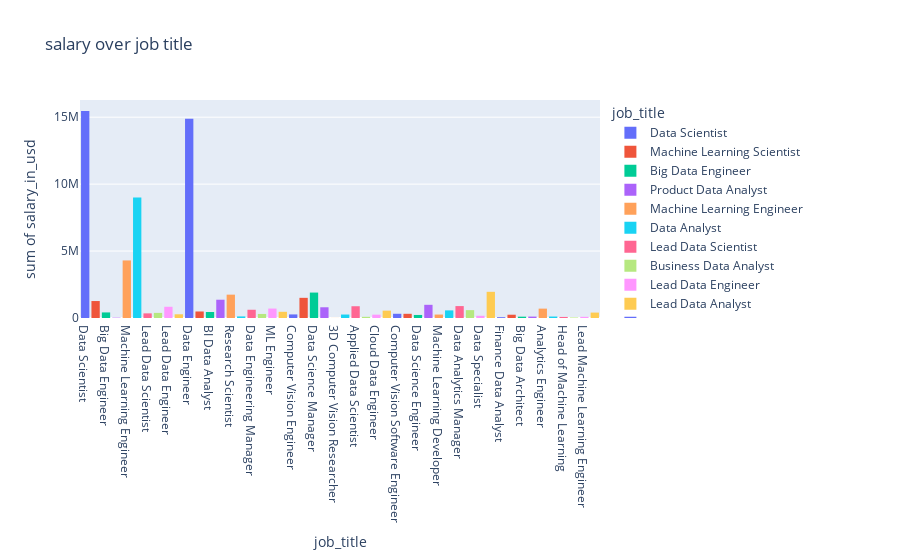

This figure's notebook cell:
### Markdown cell above
As earlier predicted, the executive director earns the highest salary

### Code cell
fig = px.histogram(ds_salaries_df, 
                   y='salary_in_usd',
                    x='job_title',
                   color='job_title',
                   title='salary over job title')
fig.update_layout(bargap=0.2) 
fig.show()

### Figure 1 — Plotly figure (JSON) as saved in the notebook; plotly's stock layout.template omitted (floating-point values rounded to 4 significant figures; data arrays with more than 128 entries replaced by an {"elided": "..."} marker saying what was removed)
{"data": [{"alignmentgroup": "True", "bingroup": "x", "histfunc": "sum", "hovertemplate": "job_title=%{x}<br>sum of salary_in_usd=%{y}<extra></extra>", "legendgroup": "Data Scientist", "marker": {"color": "#636efa", "pattern": {"shape": ""}}, "name": "Data Scientist", "offsetgroup": "Data Scientist", "orientation": "v", "showlegend": true, "type": "histogram", "x": {"elided": "143 str values"}, "xaxis": "x", "y": {"elided": "143 int values"}, "yaxis": "y"}, {"alignmentgroup": "True", "bingroup": "x", "histfunc": "sum", "hovertemplate": "job_title=%{x}<br>sum of salary_in_usd=%{y}<extra></extra>", "legendgroup": "Machine Learning Scientist", "marker": {"color": "#EF553B", "pattern": {"shape": ""}}, "name": "Machine Learning Scientist", "offsetgroup": "Machine Learning Scientist", "orientation": "v", "showlegend": true, "type": "histogram", "x": ["Machine Learning Scientist", "Machine Learning Scientist", "Machine Learning Scientist", "Machine Learning Scientist", "Machine Learning Scientist", "Machine Learning Scientist", "Machine Learning Scientist", "Machine Learning Scientist"], "xaxis": "x", "y": [260000, 225000, 120000, 12000, 225000, 160000, 112300, 153000], "yaxis": "y"}, {"alignmentgroup": "True", "bingroup": "x", "histfunc": "sum", "hovertemplate": "job_title=%{x}<br>sum of salary_in_usd=%{y}<extra></extra>", "legendgroup": "Big Data Engineer", "marker": {"color": "#00cc96", "pattern": {"shape": ""}}, "name": "Big Data Engineer", "offsetgroup": "Big Data Engineer", "orientation": "v", "showlegend": true, "type": "histogram", "x": ["Big Data Engineer", "Big Data Engineer", "Big Data Engineer", "Big Data Engineer", "Big Data Engineer", "Big Data Engineer", "Big Data Engineer", "Big Data Engineer"], "xaxis": "x", "y": [109024, 114047, 70000, 60000, 22611, 18000, 5882, 16228], "yaxis": "y"}, {"alignmentgroup": "True", "bingroup": "x", "histfunc": "sum", "hovertemplate": "job_title=%{x}<br>sum of salary_in_usd=%{y}<extra></extra>", "legendgroup": "Product Data Analyst", "marker": {"color": "#ab63fa", "pattern": {"shape": ""}}, "name": "Product Data Analyst", "offsetgroup": "Product Data Analyst", "orientation": "v", "showlegend": true, "type": "histogram", "x": ["Product Data Analyst", "Product Data Analyst"], "xaxis": "x", "y": [20000, 6072], "yaxis": "y"}, {"alignmentgroup": "True", "bingroup": "x", "histfunc": "sum", "hovertemplate": "job_title=%{x}<br>sum of salary_in_usd=%{y}<extra></extra>", "legendgroup": "Machine Learning Engineer", "marker": {"color": "#FFA15A", "pattern": {"shape": ""}}, "name": "Machine Learning Engineer", "offsetgroup": "Machine Learning Engineer", "orientation": "v", "showlegend": true, "type": "histogram", "x": ["Machine Learning Engineer", "Machine Learning Engineer", "Machine Learning Engineer", "Machine Learning Engineer", "Machine Learning Engineer", "Machine Learning Engineer", "Machine Learning Engineer", "Machine Learning Engineer", "Machine Learning Engineer", "Machine Learning Engineer", "Machine Learning Engineer", "Machine Learning Engineer", "Machine Learning Engineer", "Machine Learning Engineer", "Machine Learning Engineer", "Machine Learning Engineer", "Machine Learning Engineer", "Machine Learning Engineer", "Machine Learning Engineer", "Machine Learning Engineer", "Machine Learning Engineer", "Machine Learning Engineer", "Machine Learning Engineer", "Machine Learning Engineer", "Machine Learning Engineer", "Machine Learning Engineer", "Machine Learning Engineer", "Machine Learning Engineer", "Machine Learning Engineer", "Machine Learning Engineer", "Machine Learning Engineer", "Machine Learning Engineer", "Machine Learning Engineer", "Machine Learning Engineer", "Machine Learning Engineer", "Machine Learning Engineer", "Machine Learning Engineer", "Machine Learning Engineer", "Machine Learning Engineer", "Machine Learning Engineer", "Machine Learning Engineer"], "xaxis": "x", "y": [150000, 43331, 250000, 138000, 45618, 47282, 94564, 20000, 82744, 125000, 81000, 74000, 21844, 24342, 200000, 24823, 24823, 88654, 46597, 185000, 66265, 85000, 51064, 189650, 164996, 37300, 124333, 98158, 87932, 189650, 164996, 120000, 220000, 120000, 65000, 120000, 62651, 87425, 71444, 214000, 192600], "yaxis": "y"}, {"alignmentgroup": "True", "bingroup": "x", "histfunc": "sum", "hovertemplate": "job_title=%{x}<br>sum of salary_in_usd=%{y}<extra></extra>", "legendgroup": "Data Analyst", "marker": {"color": "#19d3f3", "pattern": {"shape": ""}}, "name": "Data Analyst", "offsetgroup": "Data Analyst", "orientation": "v", "showlegend": true, "type": "histogram", "x": ["Data Analyst", "Data Analyst", "Data Analyst", "Data Analyst", "Data Analyst", "Data Analyst", "Data Analyst", "Data Analyst", "Data Analyst", "Data Analyst", "Data Analyst", "Data Analyst", "Data Analyst", "Data Analyst", "Data Analyst", "Data Analyst", "Data Analyst", "Data Analyst", "Data Analyst", "Data Analyst", "Data Analyst", "Data Analyst", "Data Analyst", "Data Analyst", "Data Analyst", "Data Analyst", "Data Analyst", "Data Analyst", "Data Analyst", "Data Analyst", "Data Analyst", "Data Analyst", "Data Analyst", "Data Analyst", "Data Analyst", "Data Analyst", "Data Analyst", "Data Analyst", "Data Analyst", "Data Analyst", "Data Analyst", "Data Analyst", "Data Analyst", "Data Analyst", "Data Analyst", "Data Analyst", "Data Analyst", "Data Analyst", "Data Analyst", "Data Analyst", "Data Analyst", "Data Analyst", "Data Analyst", "Data Analyst", "Data Analyst", "Data Analyst", "Data Analyst", "Data Analyst", "Data Analyst", "Data Analyst", "Data Analyst", "Data Analyst", "Data Analyst", "Data Analyst", "Data Analyst", "Data Analyst", "Data Analyst", "Data Analyst", "Data Analyst", "Data Analyst", "Data Analyst", "Data Analyst", "Data Analyst", "Data Analyst", "Data Analyst", "Data Analyst", "Data Analyst", "Data Analyst", "Data Analyst", "Data Analyst", "Data Analyst", "Data Analyst", "Data Analyst", "Data Analyst", "Data Analyst", "Data Analyst", "Data Analyst", "Data Analyst", "Data Analyst", "Data Analyst", "Data Analyst", "Data Analyst", "Data Analyst", "Data Analyst", "Data Analyst", "Data Analyst", "Data Analyst"], "xaxis": "x", "y": [72000, 85000, 8000, 46759, 10000, 6072, 91000, 80000, 59102, 80000, 75000, 62000, 51519, 90000, 50000, 10354, 90000, 135000, 60000, 71786, 200000, 80000, 93000, 63831, 155000, 120600, 102100, 84900, 99000, 116000, 106260, 126500, 90320, 124190, 130000, 110000, 170000, 115500, 112900, 90320, 112900, 90320, 167000, 136600, 109280, 135000, 130000, 61300, 130000, 61300, 58000, 132000, 128875, 93700, 164000, 112900, 90320, 115934, 81666, 58000, 52351, 39263, 43966, 32974, 43966, 32974, 135000, 50000, 20000, 135000, 100000, 90320, 85000, 75000, 112900, 115934, 81666, 99050, 116150, 170000, 65438, 80000, 100000, 69000, 150075, 126500, 106260, 105000, 110925, 45807, 99000, 60000, 170000, 67000, 52000, 129000, 150000], "yaxis": "y"}, {"alignmentgroup": "True", "bingroup": "x", "histfunc": "sum", "hovertemplate": "job_title=%{x}<br>sum of salary_in_usd=%{y}<extra></extra>", "legendgroup": "Lead Data Scientist", "marker": {"color": "#FF6692", "pattern": {"shape": ""}}, "name": "Lead Data Scientist", "offsetgroup": "Lead Data Scientist", "orientation": "v", "showlegend": true, "type": "histogram", "x": ["Lead Data Scientist", "Lead Data Scientist", "Lead Data Scientist"], "xaxis": "x", "y": [190000, 115000, 40570], "yaxis": "y"}, {"alignmentgroup": "True", "bingroup": "x", "histfunc": "sum", "hovertemplate": "job_title=%{x}<br>sum of salary_in_usd=%{y}<extra></extra>", "legendgroup": "Business Data Analyst", "marker": {"color": "#B6E880", "pattern": {"shape": ""}}, "name": "Business Data Analyst", "offsetgroup": "Business Data Analyst", "orientation": "v", "showlegend": true, "type": "histogram", "x": ["Business Data Analyst", "Business Data Analyst", "Business Data Analyst", "Business Data Analyst", "Business Data Analyst"], "xaxis": "x", "y": [135000, 100000, 59102, 18442, 70912], "yaxis": "y"}, {"alignmentgroup": "True", "bingroup": "x", "histfunc": "sum", "hovertemplate": "job_title=%{x}<br>sum of salary_in_usd=%{y}<extra></extra>", "legendgroup": "Lead Data Engineer", "marker": {"color": "#FF97FF", "pattern": {"shape": ""}}, "name": "Lead Data Engineer", "offsetgroup": "Lead Data Engineer", "orientation": "v", "showlegend": true, "type": "histogram", "x": ["Lead Data Engineer", "Lead Data Engineer", "Lead Data Engineer", "Lead Data Engineer", "Lead Data Engineer", "Lead Data Engineer"], "xaxis": "x", "y": [125000, 56000, 276000, 103160, 160000, 118187], "yaxis": "y"}, {"alignmentgroup": "True", "bingroup": "x", "histfunc": "sum", "hovertemplate": "job_title=%{x}<br>sum of salary_in_usd=%{y}<extra></extra>", "legendgroup": "Lead Data Analyst", "marker": {"color": "#FECB52", "pattern": {"shape": ""}}, "name": "Lead Data Analyst", "offsetgroup": "Lead Data Analyst", "orientation": "v", "showlegend": true, "type": "histogram", "x": ["Lead Data Analyst", "Lead Data Analyst", "Lead Data Analyst"], "xaxis": "x", "y": [87000, 170000, 19609], "yaxis": "y"}, {"alignmentgroup": "True", "bingroup": "x", "histfunc": "sum", "hovertemplate": "job_title=%{x}<br>sum of salary_in_usd=%{y}<extra></extra>", "legendgroup": "Data Engineer", "marker": {"color": "#636efa", "pattern": {"shape": ""}}, "name": "Data Engineer", "offsetgroup": "Data Engineer", "orientation": "v", "showlegend": true, "type": "histogram", "x": {"elided": "132 str values"}, "xaxis": "x", "y": {"elided": "132 int values"}, "yaxis": "y"}, {"alignmentgroup": "True", "bingroup": "x", "histfunc": "sum", "hovertemplate": "job_title=%{x}<br>sum of salary_in_usd=%{y}<extra></extra>", "legendgroup": "Data Science Consultant", "marker": {"color": "#EF553B", "pattern": {"shape": ""}}, "name": "Data Science Consultant", "offsetgroup": "Data Science Consultant", "orientation": "v", "showlegend": true, "type": "histogram", "x": ["Data Science Consultant", "Data Science Consultant", "Data Science Consultant", "Data Science Consultant", "Data Science Consultant", "Data Science Consultant", "Data Science Consultant"], "xaxis": "x", "y": [5707, 103000, 76833, 63831, 69741, 90000, 76833], "yaxis": "y"}, {"alignmentgroup": "True", "bingroup": "x", "histfunc": "sum", "hovertemplate": "job_title=%{x}<br>sum of salary_in_usd=%{y}<extra></extra>", "legendgroup": "BI Data Analyst", "marker": {"color": "#00cc96", "pattern": {"shape": ""}}, "name": "BI Data Analyst", "offsetgroup": "BI Data Analyst", "orientation": "v", "showlegend": true, "type": "histogram", "x": ["BI Data Analyst", "BI Data Analyst", "BI Data Analyst", "BI Data Analyst", "BI Data Analyst", "BI Data Analyst"], "xaxis": "x", "y": [98000, 150000, 100000, 36259, 55000, 9272], "yaxis": "y"}, {"alignmentgroup": "True", "bingroup": "x", "histfunc": "sum", "hovertemplate": "job_title=%{x}<br>sum of salary_in_usd=%{y}<extra></extra>", "legendgroup": "Director of Data Science", "marker": {"color": "#ab63fa", "pattern": {"shape": ""}}, "name": "Director of Data Science", "offsetgroup": "Director of Data Science", "orientation": "v", "showlegend": true, "type": "histogram", "x": ["Director of Data Science", "Director of Data Science", "Director of Data Science", "Director of Data Science", "Director of Data Science", "Director of Data Science", "Director of Data Science"], "xaxis": "x", "y": [325000, 153667, 168000, 130026, 250000, 141846, 196979], "yaxis": "y"}, {"alignmentgroup": "True", "bingroup": "x", "histfunc": "sum", "hovertemplate": "job_title=%{x}<br>sum of salary_in_usd=%{y}<extra></extra>", "legendgroup": "Research Scientist", "marker": {"color": "#FFA15A", "pattern": {"shape": ""}}, "name": "Research Scientist", "offsetgroup": "Research Scientist", "orientation": "v", "showlegend": true, "type": "histogram", "x": ["Research Scientist", "Research Scientist", "Research Scientist", "Research Scientist", "Research Scientist", "Research Scientist", "Research Scientist", "Research Scientist", "Research Scientist", "Research Scientist", "Research Scientist", "Research Scientist", "Research Scientist", "Research Scientist", "Research Scientist", "Research Scientist"], "xaxis": "x", "y": [42000, 450000, 82528, 187442, 62649, 60757, 96113, 50000, 56738, 63810, 100000, 69999, 144000, 93427, 64849, 120000], "yaxis": "y"}, {"alignmentgroup": "True", "bingroup": "x", "histfunc": "sum", "hovertemplate": "job_title=%{x}<br>sum of salary_in_usd=%{y}<extra></extra>", "legendgroup": "Machine Learning Manager", "marker": {"color": "#19d3f3", "pattern": {"shape": ""}}, "name": "Machine Learning Manager", "offsetgroup": "Machine Learning Manager", "orientation": "v", "showlegend": true, "type": "histogram", "x": ["Machine Learning Manager"], "xaxis": "x", "y": [117104], "yaxis": "y"}, {"alignmentgroup": "True", "bingroup": "x", "histfunc": "sum", "hovertemplate": "job_title=%{x}<br>sum of salary_in_usd=%{y}<extra></extra>", "legendgroup": "Data Engineering Manager", "marker": {"color": "#FF6692", "pattern": {"shape": ""}}, "name": "Data Engineering Manager", "offsetgroup": "Data Engineering Manager", "orientation": "v", "showlegend": true, "type": "histogram", "x": ["Data Engineering Manager", "Data Engineering Manager", "Data Engineering Manager", "Data Engineering Manager", "Data Engineering Manager"], "xaxis": "x", "y": [59303, 79833, 150000, 153000, 174000], "yaxis": "y"}, {"alignmentgroup": "True", "bingroup": "x", "histfunc": "sum", "hovertemplate": "job_title=%{x}<br>sum of salary_in_usd=%{y}<extra></extra>", "legendgroup": "Machine Learning Infrastructure Engineer", "marker": {"color": "#B6E880", "pattern": {"shape": ""}}, "name": "Machine Learning Infrastructure Engineer", "offsetgroup": "Machine Learning Infrastructure Engineer", "orientation": "v", "showlegend": true, "type": "histogram", "x": ["Machine Learning Infrastructure Engineer", "Machine Learning Infrastructure Engineer", "Machine Learning Infrastructure Engineer"], "xaxis": "x", "y": [50180, 195000, 58255], "yaxis": "y"}, {"alignmentgroup": "True", "bingroup": "x", "histfunc": "sum", "hovertemplate": "job_title=%{x}<br>sum of salary_in_usd=%{y}<extra></extra>", "legendgroup": "ML Engineer", "marker": {"color": "#FF97FF", "pattern": {"shape": ""}}, "name": "ML Engineer", "offsetgroup": "ML Engineer", "orientation": "v", "showlegend": true, "type": "histogram", "x": ["ML Engineer", "ML Engineer", "ML Engineer", "ML Engineer", "ML Engineer", "ML Engineer"], "xaxis": "x", "y": [15966, 270000, 63711, 77364, 256000, 21983], "yaxis": "y"}, {"alignmentgroup": "True", "bingroup": "x", "histfunc": "sum", "hovertemplate": "job_title=%{x}<br>sum of salary_in_usd=%{y}<extra></extra>", "legendgroup": "AI Scientist", "marker": {"color": "#FECB52", "pattern": {"shape": ""}}, "name": "AI Scientist", "offsetgroup": "AI Scientist", "orientation": "v", "showlegend": true, "type": "histogram", "x": ["AI Scientist", "AI Scientist", "AI Scientist", "AI Scientist", "AI Scientist", "AI Scientist", "AI Scientist"], "xaxis": "x", "y": [45896, 12000, 12000, 18053, 55000, 120000, 200000], "yaxis": "y"}, {"alignmentgroup": "True", "bingroup": "x", "histfunc": "sum", "hovertemplate": "job_title=%{x}<br>sum of salary_in_usd=%{y}<extra></extra>", "legendgroup": "Computer Vision Engineer", "marker": {"color": "#636efa", "pattern": {"shape": ""}}, "name": "Computer Vision Engineer", "offsetgroup": "Computer Vision Engineer", "orientation": "v", "showlegend": true, "type": "histogram", "x": ["Computer Vision Engineer", "Computer Vision Engineer", "Computer Vision Engineer", "Computer Vision Engineer", "Computer Vision Engineer", "Computer Vision Engineer"], "xaxis": "x", "y": [60000, 24000, 28609, 18907, 125000, 10000], "yaxis": "y"}, {"alignmentgroup": "True", "bingroup": "x", "histfunc": "sum", "hovertemplate": "job_title=%{x}<br>sum of salary_in_usd=%{y}<extra></extra>", "legendgroup": "Principal Data Scientist", "marker": {"color": "#EF553B", "pattern": {"shape": ""}}, "name": "Principal Data Scientist", "offsetgroup": "Principal Data Scientist", "orientation": "v", "showlegend": true, "type": "histogram", "x": ["Principal Data Scientist", "Principal Data Scientist", "Principal Data Scientist", "Principal Data Scientist", "Principal Data Scientist", "Principal Data Scientist", "Principal Data Scientist"], "xaxis": "x", "y": [148261, 151000, 220000, 235000, 416000, 173762, 162674], "yaxis": "y"}, {"alignmentgroup": "True", "bingroup": "x", "histfunc": "sum", "hovertemplate": "job_title=%{x}<br>sum of salary_in_usd=%{y}<extra></extra>", "legendgroup": "Data Science Manager", "marker": {"color": "#00cc96", "pattern": {"shape": ""}}, "name": "Data Science Manager", "offsetgroup": "Data Science Manager", "orientation": "v", "showlegend": true, "type": "histogram", "x": ["Data Science Manager", "Data Science Manager", "Data Science Manager", "Data Science Manager", "Data Science Manager", "Data Science Manager", "Data Science Manager", "Data Science Manager", "Data Science Manager", "Data Science Manager", "Data Science Manager", "Data Science Manager"], "xaxis": "x", "y": [190200, 240000, 144000, 152000, 174000, 54094, 94665, 161342, 137141, 241000, 159000, 152500], "yaxis": "y"}, {"alignmentgroup": "True", "bingroup": "x", "histfunc": "sum", "hovertemplate": "job_title=%{x}<br>sum of salary_in_usd=%{y}<extra></extra>", "legendgroup": "Head of Data", "marker": {"color": "#ab63fa", "pattern": {"shape": ""}}, "name": "Head of Data", "offsetgroup": "Head of Data", "orientation": "v", "showlegend": true, "type": "histogram", "x": ["Head of Data", "Head of Data", "Head of Data", "Head of Data", "Head of Data"], "xaxis": "x", "y": [235000, 230000, 102839, 200000, 32974], "yaxis": "y"}, {"alignmentgroup": "True", "bingroup": "x", "histfunc": "sum", "hovertemplate": "job_title=%{x}<br>sum of salary_in_usd=%{y}<extra></extra>", "legendgroup": "3D Computer Vision Researcher", "marker": {"color": "#FFA15A", "pattern": {"shape": ""}}, "name": "3D Computer Vision Researcher", "offsetgroup": "3D Computer Vision Researcher", "orientation": "v", "showlegend": true, "type": "histogram", "x": ["3D Computer Vision Researcher"], "xaxis": "x", "y": [5409], "yaxis": "y"}, {"alignmentgroup": "True", "bingroup": "x", "histfunc": "sum", "hovertemplate": "job_title=%{x}<br>sum of salary_in_usd=%{y}<extra></extra>", "legendgroup": "Data Analytics Engineer", "marker": {"color": "#19d3f3", "pattern": {"shape": ""}}, "name": "Data Analytics Engineer", "offsetgroup": "Data Analytics Engineer", "orientation": "v", "showlegend": true, "type": "histogram", "x": ["Data Analytics Engineer", "Data Analytics Engineer", "Data Analytics Engineer", "Data Analytics Engineer"], "xaxis": "x", "y": [79197, 110000, 50000, 20000], "yaxis": "y"}, {"alignmentgroup": "True", "bingroup": "x", "histfunc": "sum", "hovertemplate": "job_title=%{x}<br>sum of salary_in_usd=%{y}<extra></extra>", "legendgroup": "Applied Data Scientist", "marker": {"color": "#FF6692", "pattern": {"shape": ""}}, "name": "Applied Data Scientist", "offsetgroup": "Applied Data Scientist", "orientation": "v", "showlegend": true, "type": "histogram", "x": ["Applied Data Scientist", "Applied Data Scientist", "Applied Data Scientist", "Applied Data Scientist", "Applied Data Scientist"], "xaxis": "x", "y": [54238, 110037, 157000, 380000, 177000], "yaxis": "y"}, {"alignmentgroup": "True", "bingroup": "x", "histfunc": "sum", "hovertemplate": "job_title=%{x}<br>sum of salary_in_usd=%{y}<extra></extra>", "legendgroup": "Marketing Data Analyst", "marker": {"color": "#B6E880", "pattern": {"shape": ""}}, "name": "Marketing Data Analyst", "offsetgroup": "Marketing Data Analyst", "orientation": "v", "showlegend": true, "type": "histogram", "x": ["Marketing Data Analyst"], "xaxis": "x", "y": [88654], "yaxis": "y"}, {"alignmentgroup": "True", "bingroup": "x", "histfunc": "sum", "hovertemplate": "job_title=%{x}<br>sum of salary_in_usd=%{y}<extra></extra>", "legendgroup": "Cloud Data Engineer", "marker": {"color": "#FF97FF", "pattern": {"shape": ""}}, "name": "Cloud Data Engineer", "offsetgroup": "Cloud Data Engineer", "orientation": "v", "showlegend": true, "type": "histogram", "x": ["Cloud Data Engineer", "Cloud Data Engineer"], "xaxis": "x", "y": [89294, 160000], "yaxis": "y"}, {"alignmentgroup": "True", "bingroup": "x", "histfunc": "sum", "hovertemplate": "job_title=%{x}<br>sum of salary_in_usd=%{y}<extra></extra>", "legendgroup": "Financial Data Analyst", "marker": {"color": "#FECB52", "pattern": {"shape": ""}}, "name": "Financial Data Analyst", "offsetgroup": "Financial Data Analyst", "orientation": "v", "showlegend": true, "type": "histogram", "x": ["Financial Data Analyst", "Financial Data Analyst"], "xaxis": "x", "y": [450000, 100000], "yaxis": "y"}, {"alignmentgroup": "True", "bingroup": "x", "histfunc": "sum", "hovertemplate": "job_title=%{x}<br>sum of salary_in_usd=%{y}<extra></extra>", "legendgroup": "Computer Vision Software Engineer", "marker": {"color": "#636efa", "pattern": {"shape": ""}}, "name": "Computer Vision Software Engineer", "offsetgroup": "Computer Vision Software Engineer", "orientation": "v", "showlegend": true, "type": "histogram", "x": ["Computer Vision Software Engineer", "Computer Vision Software Engineer", "Computer Vision Software Engineer"], "xaxis": "x", "y": [70000, 95746, 150000], "yaxis": "y"}, {"alignmentgroup": "True", "bingroup": "x", "histfunc": "sum", "hovertemplate": "job_title=%{x}<br>sum of salary_in_usd=%{y}<extra></extra>", "legendgroup": "Director of Data Engineering", "marker": {"color": "#EF553B", "pattern": {"shape": ""}}, "name": "Director of Data Engineering", "offsetgroup": "Director of Data Engineering", "orientation": "v", "showlegend": true, "type": "histogram", "x": ["Director of Data Engineering", "Director of Data Engineering"], "xaxis": "x", "y": [113476, 200000], "yaxis": "y"}, {"alignmentgroup": "True", "bingroup": "x", "histfunc": "sum", "hovertemplate": "job_title=%{x}<br>sum of salary_in_usd=%{y}<extra></extra>", "legendgroup": "Data Science Engineer", "marker": {"color": "#00cc96", "pattern": {"shape": ""}}, "name": "Data Science Engineer", "offsetgroup": "Data Science Engineer", "orientation": "v", "showlegend": true, "type": "histogram", "x": ["Data Science Engineer", "Data Science Engineer", "Data Science Engineer"], "xaxis": "x", "y": [40189, 127221, 60000], "yaxis": "y"}, {"alignmentgroup": "True", "bingroup": "x", "histfunc": "sum", "hovertemplate": "job_title=%{x}<br>sum of salary_in_usd=%{y}<extra></extra>", "legendgroup": "Principal Data Engineer", "marker": {"color": "#ab63fa", "pattern": {"shape": ""}}, "name": "Principal Data Engineer", "offsetgroup": "Principal Data Engineer", "orientation": "v", "showlegend": true, "type": "histogram", "x": ["Principal Data Engineer", "Principal Data Engineer", "Principal Data Engineer"], "xaxis": "x", "y": [200000, 185000, 600000], "yaxis": "y"}, {"alignmentgroup": "True", "bingroup": "x", "histfunc": "sum", "hovertemplate": "job_title=%{x}<br>sum of salary_in_usd=%{y}<extra></extra>", "legendgroup": "Machine Learning Developer", "marker": {"color": "#FFA15A", "pattern": {"shape": ""}}, "name": "Machine Learning Developer", "offsetgroup": "Machine Learning Developer", "orientation": "v", "showlegend": true, "type": "histogram", "x": ["Machine Learning Developer", "Machine Learning Developer", "Machine Learning Developer"], "xaxis": "x", "y": [100000, 78791, 78791], "yaxis": "y"}, {"alignmentgroup": "True", "bingroup": "x", "histfunc": "sum", "hovertemplate": "job_title=%{x}<br>sum of salary_in_usd=%{y}<extra></extra>", "legendgroup": "Applied Machine Learning Scientist", "marker": {"color": "#19d3f3", "pattern": {"shape": ""}}, "name": "Applied Machine Learning Scientist", "offsetgroup": "Applied Machine Learning Scientist", "orientation": "v", "showlegend": true, "type": "histogram", "x": ["Applied Machine Learning Scientist", "Applied Machine Learning Scientist", "Applied Machine Learning Scientist", "Applied Machine Learning Scientist"], "xaxis": "x", "y": [38400, 423000, 31875, 75000], "yaxis": "y"}, {"alignmentgroup": "True", "bingroup": "x", "histfunc": "sum", "hovertemplate": "job_title=%{x}<br>sum of salary_in_usd=%{y}<extra></extra>", "legendgroup": "Data Analytics Manager", "marker": {"color": "#FF6692", "pattern": {"shape": ""}}, "name": "Data Analytics Manager", "offsetgroup": "Data Analytics Manager", "orientation": "v", "showlegend": true, "type": "histogram", "x": ["Data Analytics Manager", "Data Analytics Manager", "Data Analytics Manager", "Data Analytics Manager", "Data Analytics Manager", "Data Analytics Manager", "Data Analytics Manager"], "xaxis": "x", "y": [120000, 120000, 140000, 145000, 105400, 150260, 109280], "yaxis": "y"}, {"alignmentgroup": "True", "bingroup": "x", "histfunc": "sum", "hovertemplate": "job_title=%{x}<br>sum of salary_in_usd=%{y}<extra></extra>", "legendgroup": "Head of Data Science", "marker": {"color": "#B6E880", "pattern": {"shape": ""}}, "name": "Head of Data Science", "offsetgroup": "Head of Data Science", "orientation": "v", "showlegend": true, "type": "histogram", "x": ["Head of Data Science", "Head of Data Science", "Head of Data Science", "Head of Data Science"], "xaxis": "x", "y": [85000, 110000, 224000, 167875], "yaxis": "y"}, {"alignmentgroup": "True", "bingroup": "x", "histfunc": "sum", "hovertemplate": "job_title=%{x}<br>sum of salary_in_usd=%{y}<extra></extra>", "legendgroup": "Data Specialist", "marker": {"color": "#FF97FF", "pattern": {"shape": ""}}, "name": "Data Specialist", "offsetgroup": "Data Specialist", "orientation": "v", "showlegend": true, "type": "histogram", "x": ["Data Specialist"], "xaxis": "x", "y": [165000], "yaxis": "y"}, {"alignmentgroup": "True", "bingroup": "x", "histfunc": "sum", "hovertemplate": "job_title=%{x}<br>sum of salary_in_usd=%{y}<extra></extra>", "legendgroup": "Data Architect", "marker": {"color": "#FECB52", "pattern": {"shape": ""}}, "name": "Data Architect", "offsetgroup": "Data Architect", "orientation": "v", "showlegend": true, "type": "histogram", "x": ["Data Architect", "Data Architect", "Data Architect", "Data Architect", "Data Architect", "Data Architect", "Data Architect", "Data Architect", "Data Architect", "Data Architect", "Data Architect"], "xaxis": "x", "y": [150000, 170000, 180000, 192400, 90700, 208775, 147800, 266400, 213120, 192564, 144854], "yaxis": "y"}, {"alignmentgroup": "True", "bingroup": "x", "histfunc": "sum", "hovertemplate": "job_title=%{x}<br>sum of salary_in_usd=%{y}<extra></extra>", "legendgroup": "Finance Data Analyst", "marker": {"color": "#636efa", "pattern": {"shape": ""}}, "name": "Finance Data Analyst", "offsetgroup": "Finance Data Analyst", "orientation": "v", "showlegend": true, "type": "histogram", "x": ["Finance Data Analyst"], "xaxis": "x", "y": [61896], "yaxis": "y"}, {"alignmentgroup": "True", "bingroup": "x", "histfunc": "sum", "hovertemplate": "job_title=%{x}<br>sum of salary_in_usd=%{y}<extra></extra>", "legendgroup": "Principal Data Analyst", "marker": {"color": "#EF553B", "pattern": {"shape": ""}}, "name": "Principal Data Analyst", "offsetgroup": "Principal Data Analyst", "orientation": "v", "showlegend": true, "type": "histogram", "x": ["Principal Data Analyst", "Principal Data Analyst"], "xaxis": "x", "y": [170000, 75000], "yaxis": "y"}, {"alignmentgroup": "True", "bingroup": "x", "histfunc": "sum", "hovertemplate": "job_title=%{x}<br>sum of salary_in_usd=%{y}<extra></extra>", "legendgroup": "Big Data Architect", "marker": {"color": "#00cc96", "pattern": {"shape": ""}}, "name": "Big Data Architect", "offsetgroup": "Big Data Architect", "orientation": "v", "showlegend": true, "type": "histogram", "x": ["Big Data Architect"], "xaxis": "x", "y": [99703], "yaxis": "y"}, {"alignmentgroup": "True", "bingroup": "x", "histfunc": "sum", "hovertemplate": "job_title=%{x}<br>sum of salary_in_usd=%{y}<extra></extra>", "legendgroup": "Staff Data Scientist", "marker": {"color": "#ab63fa", "pattern": {"shape": ""}}, "name": "Staff Data Scientist", "offsetgroup": "Staff Data Scientist", "orientation": "v", "showlegend": true, "type": "histogram", "x": ["Staff Data Scientist"], "xaxis": "x", "y": [105000], "yaxis": "y"}, {"alignmentgroup": "True", "bingroup": "x", "histfunc": "sum", "hovertemplate": "job_title=%{x}<br>sum of salary_in_usd=%{y}<extra></extra>", "legendgroup": "Analytics Engineer", "marker": {"color": "#FFA15A", "pattern": {"shape": ""}}, "name": "Analytics Engineer", "offsetgroup": "Analytics Engineer", "orientation": "v", "showlegend": true, "type": "histogram", "x": ["Analytics Engineer", "Analytics Engineer", "Analytics Engineer", "Analytics Engineer"], "xaxis": "x", "y": [175000, 135000, 205300, 184700], "yaxis": "y"}, {"alignmentgroup": "True", "bingroup": "x", "histfunc": "sum", "hovertemplate": "job_title=%{x}<br>sum of salary_in_usd=%{y}<extra></extra>", "legendgroup": "ETL Developer", "marker": {"color": "#19d3f3", "pattern": {"shape": ""}}, "name": "ETL Developer", "offsetgroup": "ETL Developer", "orientation": "v", "showlegend": true, "type": "histogram", "x": ["ETL Developer", "ETL Developer"], "xaxis": "x", "y": [54957, 54957], "yaxis": "y"}, {"alignmentgroup": "True", "bingroup": "x", "histfunc": "sum", "hovertemplate": "job_title=%{x}<br>sum of salary_in_usd=%{y}<extra></extra>", "legendgroup": "Head of Machine Learning", "marker": {"color": "#FF6692", "pattern": {"shape": ""}}, "name": "Head of Machine Learning", "offsetgroup": "Head of Machine Learning", "orientation": "v", "showlegend": true, "type": "histogram", "x": ["Head of Machine Learning"], "xaxis": "x", "y": [79039], "yaxis": "y"}, {"alignmentgroup": "True", "bingroup": "x", "histfunc": "sum", "hovertemplate": "job_title=%{x}<br>sum of salary_in_usd=%{y}<extra></extra>", "legendgroup": "NLP Engineer", "marker": {"color": "#B6E880", "pattern": {"shape": ""}}, "name": "NLP Engineer", "offsetgroup": "NLP Engineer", "orientation": "v", "showlegend": true, "type": "histogram", "x": ["NLP Engineer"], "xaxis": "x", "y": [37236], "yaxis": "y"}, {"alignmentgroup": "True", "bingroup": "x", "histfunc": "sum", "hovertemplate": "job_title=%{x}<br>sum of salary_in_usd=%{y}<extra></extra>", "legendgroup": "Lead Machine Learning Engineer", "marker": {"color": "#FF97FF", "pattern": {"shape": ""}}, "name": "Lead Machine Learning Engineer", "offsetgroup": "Lead Machine Learning Engineer", "orientation": "v", "showlegend": true, "type": "histogram", "x": ["Lead Machine Learning Engineer"], "xaxis": "x", "y": [87932], "yaxis": "y"}, {"alignmentgroup": "True", "bingroup": "x", "histfunc": "sum", "hovertemplate": "job_title=%{x}<br>sum of salary_in_usd=%{y}<extra></extra>", "legendgroup": "Data Analytics Lead", "marker": {"color": "#FECB52", "pattern": {"shape": ""}}, "name": "Data Analytics Lead", "offsetgroup": "Data Analytics Lead", "orientation": "v", "showlegend": true, "type": "histogram", "x": ["Data Analytics Lead"], "xaxis": "x", "y": [405000], "yaxis": "y"}], "layout": {"bargap": 0.2, "barmode": "relative", "legend": {"title": {"text": "job_title"}, "tracegroupgap": 0}, "title": {"text": "salary over job title"}, "xaxis": {"anchor": "y", "categoryarray": ["Data Scientist", "Machine Learning Scientist", "Big Data Engineer", "Product Data Analyst", "Machine Learning Engineer", "Data Analyst", "Lead Data Scientist", "Business Data Analyst", "Lead Data Engineer", "Lead Data Analyst", "Data Engineer", "Data Science Consultant", "BI Data Analyst", "Director of Data Science", "Research Scientist", "Machine Learning Manager", "Data Engineering Manager", "Machine Learning Infrastructure Engineer", "ML Engineer", "AI Scientist", "Computer Vision Engineer", "Principal Data Scientist", "Data Science Manager", "Head of Data", "3D Computer Vision Researcher", "Data Analytics Engineer", "Applied Data Scientist", "Marketing Data Analyst", "Cloud Data Engineer", "Financial Data Analyst", "Computer Vision Software Engineer", "Director of Data Engineering", "Data Science Engineer", "Principal Data Engineer", "Machine Learning Developer", "Applied Machine Learning Scientist", "Data Analytics Manager", "Head of Data Science", "Data Specialist", "Data Architect", "Finance Data Analyst", "Principal Data Analyst", "Big Data Architect", "Staff Data Scientist", "Analytics Engineer", "ETL Developer", "Head of Machine Learning", "NLP Engineer", "Lead Machine Learning Engineer", "Data Analytics Lead"], "categoryorder": "array", "domain": [0, 1], "title": {"text": "job_title"}}, "yaxis": {"anchor": "x", "domain": [0, 1], "title": {"text": "sum of salary_in_usd"}}}}
